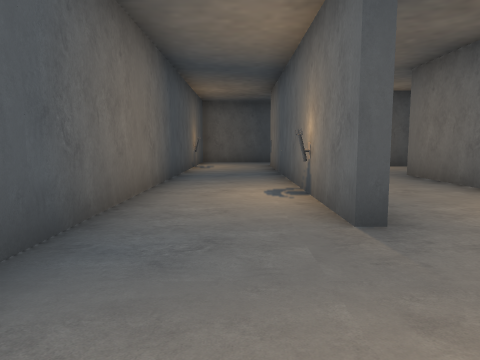
View 1 (above)

24 first-person views from a walk through a scene from a Unity 3-D project. The camera is 1.5 m above the floor, tilts 6° down and sees 70° across. The floor is counted in squares, 2 m on a side. Each view is taken from the middle of a square. On the plan, view 1 faces up. The plan holds only what a view shows up to about 11 squares ahead; the rest is blank. The place goes on beyond the plan.

View 2
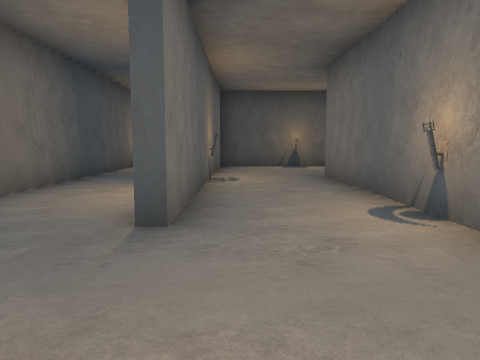

View 3
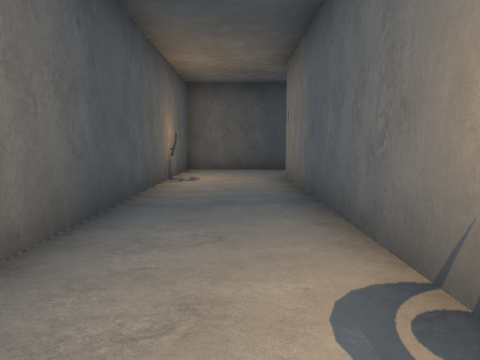

View 4
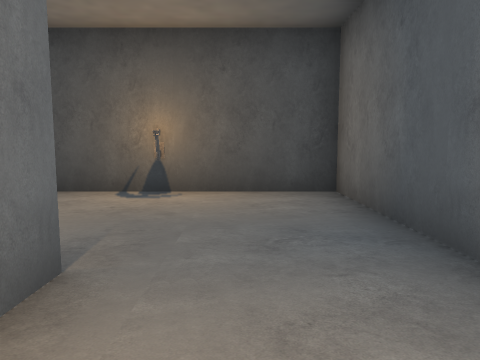

View 5
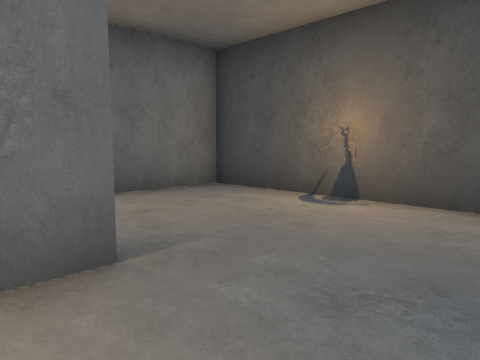

View 6
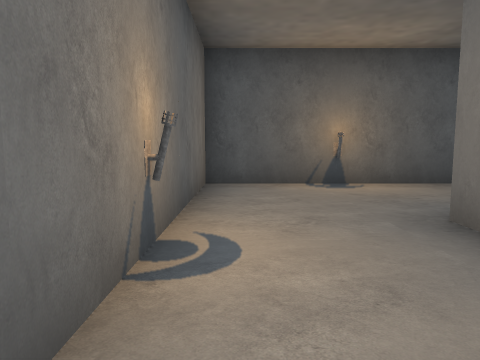

View 7
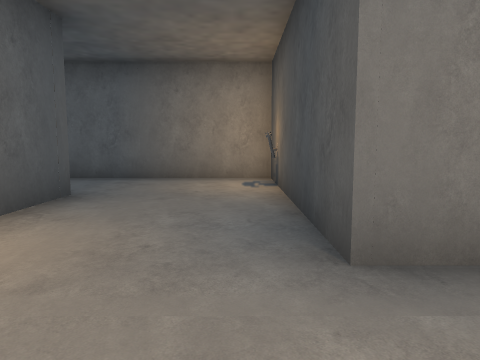

View 8
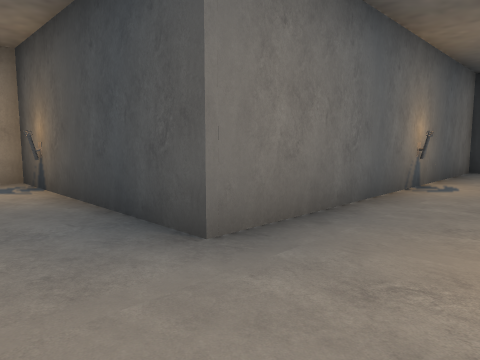

View 9
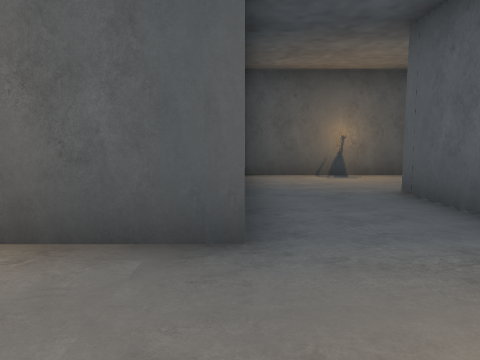

View 10
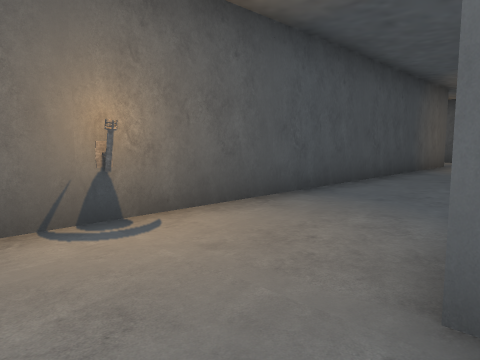

View 11
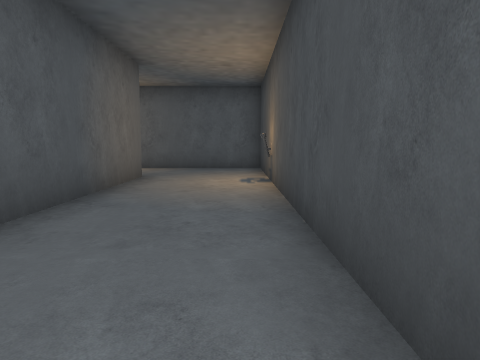

View 12
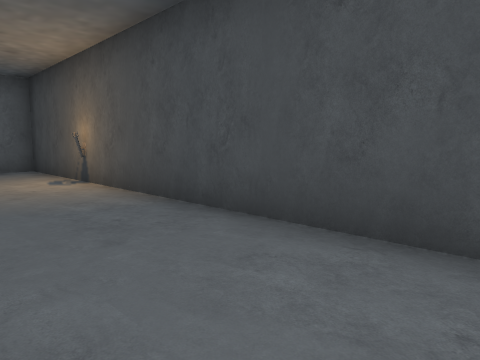

View 13
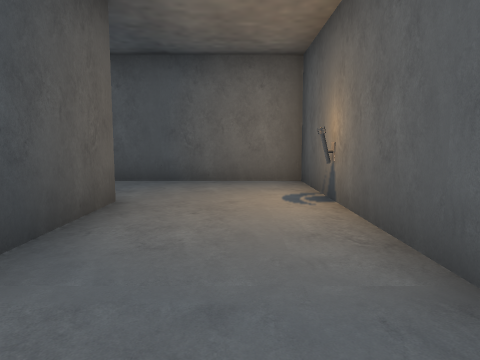

View 14
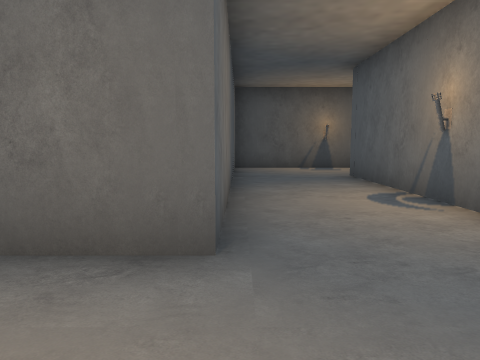

View 15
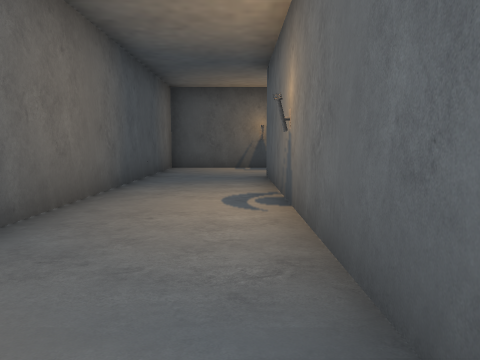

View 16
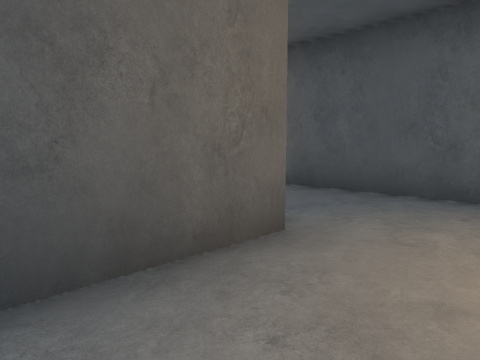

View 17
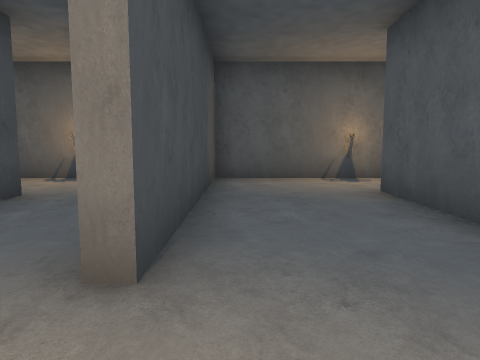

View 18
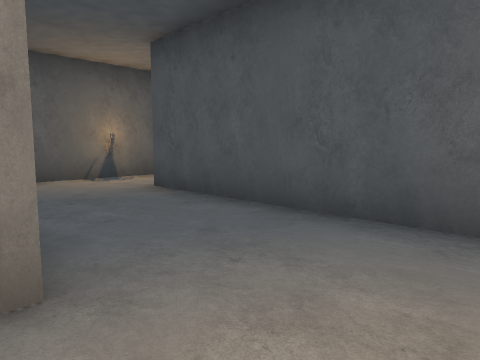

View 19
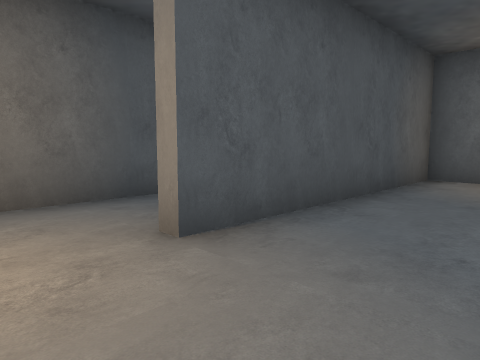

View 20
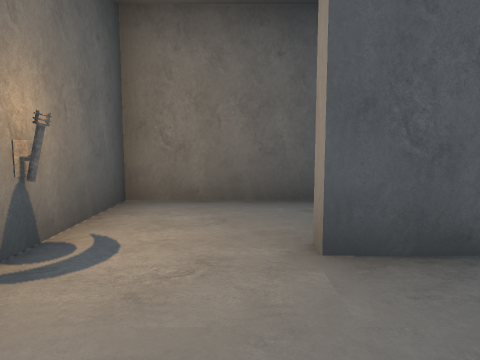

View 21
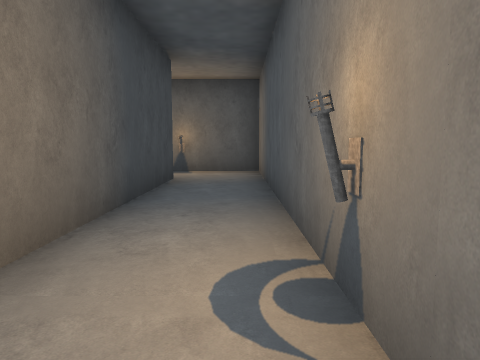

View 22
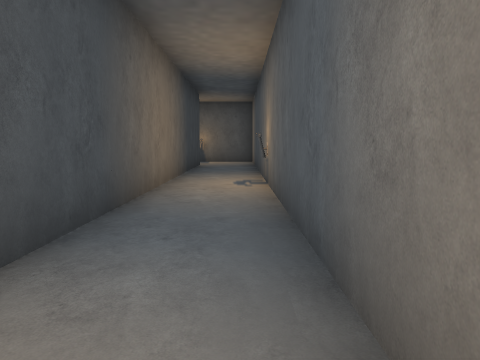

View 23
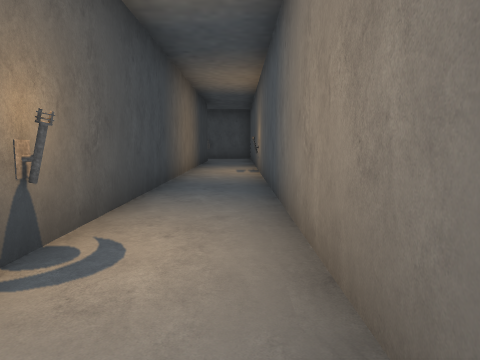

View 24
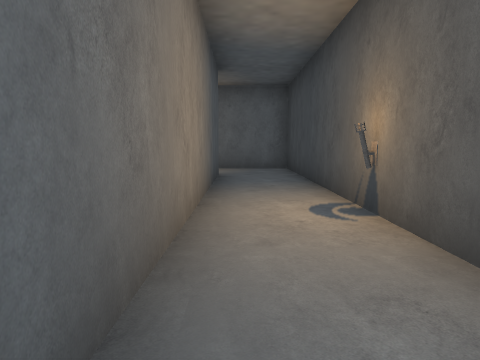

### Floor plan
Points are (right, up) in squares from view 1. A wall is a line through its corners. A room is listed if a view was taken in it or the views show most of it. See-through windows are left out.
Room 1 (views 1, 2, 3, 4, 5, 6)
walls: (1, 3) (1, 11.8); (1.3, 7.5) (1.3, 3); (0.4, 14.1) (-1.5, 14.1) (-1.5, -0.4) (4.1, -0.4) (4.1, 8.3)
ways out: opening at (2.5, 8) to room 2; opening at (1, 13) to room 5
objects: other object (-1, 11); torch (1, 0)
Room 2 (views 7, 8, 9)
walls: (7.1, 11.5) (1.3, 11.5) (1.3, 7.5); (4.1, 8.3) (9.6, 8.3) (9.6, 12.4)
ways out: opening at (2.5, 8) to room 1; opening at (8.5, 13) to room 3
objects: torch (4, 11)
Room 3 (views 10, 11, 12, 13, 14, 15)
walls: (13.5, 17.5) (14.5, 17.5); (13.4, 14.4) (23.6, 14.4) (23.6, 17.6); (20.8, 17.2) (7, 17.2) (7, 13.4); (9.6, 12.4) (9.6, 14.4) (11.7, 14.4)
ways out: opening at (8.5, 13) to room 2; opening at (22.5, 18) to room 4
objects: torch (9, 17)
Room 4 (view 16)
walls: (24.6, 25.9) (20.8, 25.9) (20.8, 17.2); (23.6, 17.6) (23.6, 23.2) (25.7, 23.2)
ways out: opening at (22.5, 18) to room 3
Room 5 (views 17, 18, 19, 20)
walls: (1.4, 14.1) (0.4, 14.1); (1, 11.8) (1.5, 11.8); (6.7, 16.2) (6.7, 17.2) (0.6, 17.2) (0.6, 17.5); (-1.5, 18.5) (-1.5, 14.4) (4.2, 14.4)
ways out: opening at (1, 13) to room 1; opening at (-0.5, 18) to room 7
objects: torch (-1, 17)
Room 6 (views 21, 22, 23, 24)
walls: (14.5, 17.5) (20.5, 17.5) (20.5, 19.8); (18.4, 19.5) (0.5, 19.5); (0.6, 17.5) (13.5, 17.5)
ways out: opening at (1, 19) to room 7
objects: torch (6, 19)
Room 7 (no view inside)
walls: (0.5, 19.5) (-1.5, 19.5) (-1.5, 18.5)
ways out: opening at (-0.5, 18) to room 5; opening at (1, 19) to room 6

Where each view was taken, in squares from view 1:
view 1: 0 up, 0 right, facing up
view 2: 0 up, 2 right, facing up
view 3: 4 up, 0 right, facing up
view 4: 5 up, 0 right, facing down
view 5: 4 up, 1 left, facing down-right
view 6: 5 up, 2 right, facing up
view 7: 9 up, 2 right, facing right
view 8: 10 up, 2 right, facing down-right
view 9: 9 up, 7 right, facing up
view 10: 14 up, 8 right, facing up-right
view 11: 15 up, 13 right, facing right
view 12: 17 up, 13 right, facing down-right
view 13: 16 up, 14 right, facing left
view 14: 15 up, 21 right, facing up
view 15: 15 up, 23 right, facing up
view 16: 25 up, 26 right, facing down-left
view 17: 15 up, 6 right, facing left
view 18: 14 up, 6 right, facing up-left
view 19: 15 up, 1 left, facing up-right
view 20: 15 up, 0 right, facing up
view 21: 19 up, 8 right, facing left
view 22: 19 up, 13 right, facing left
view 23: 19 up, 16 right, facing left
view 24: 19 up, 10 right, facing right
